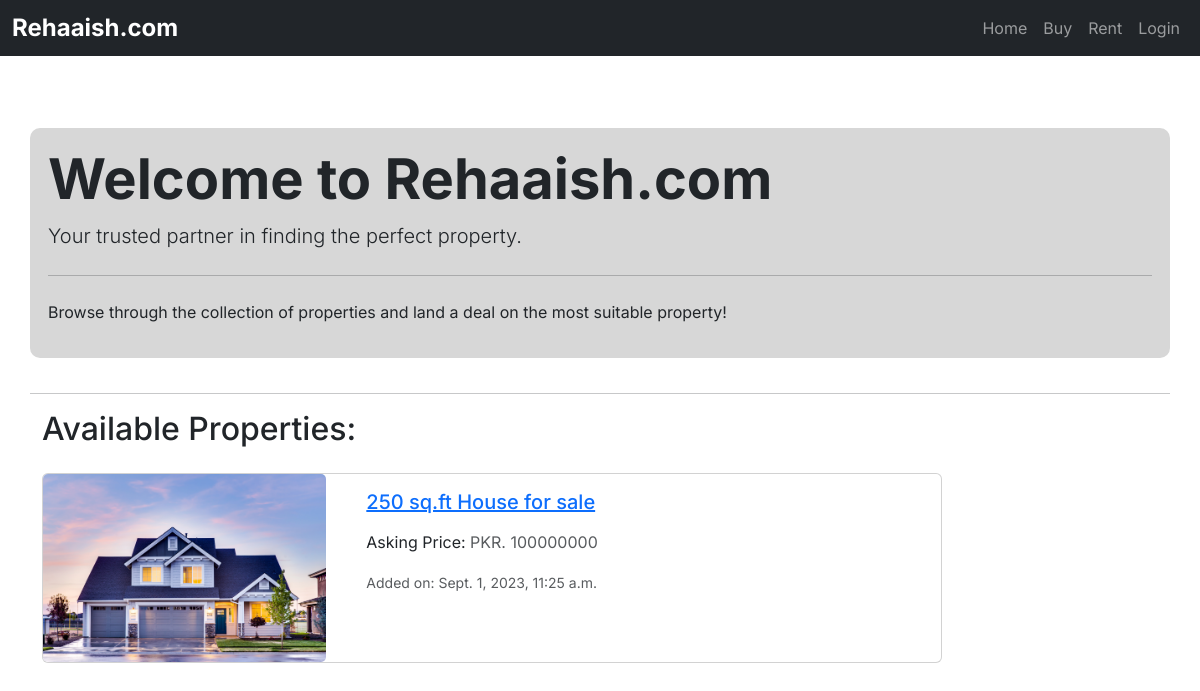
/, run on an earlier commit of the app's database.
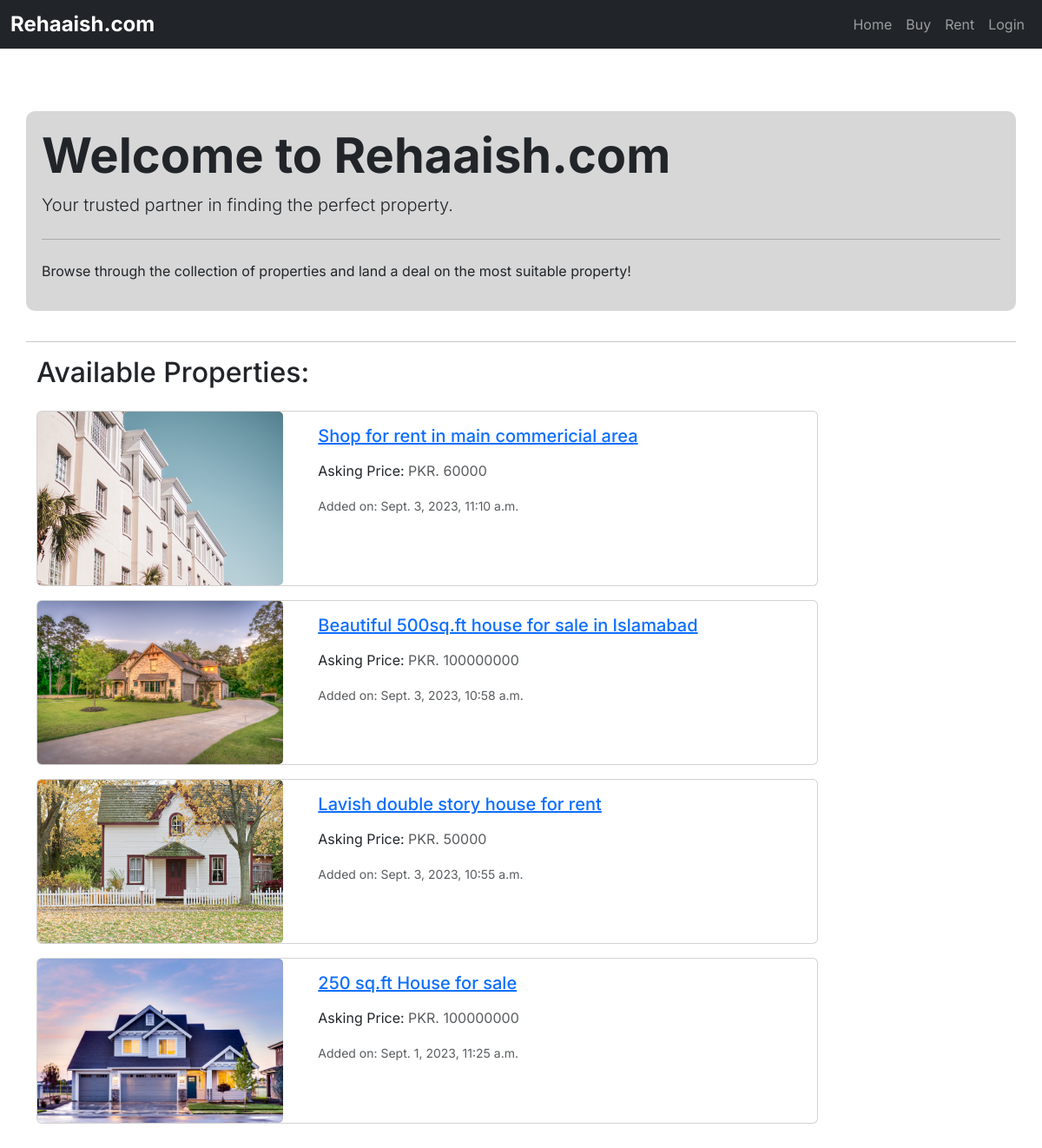
And on a later commit of the database.
### market/models.py (models this page shows, shortened)
class Property(models.Model):
    UNIT_CHOICES = [
        ("Square feet", "sq.ft"),
        ("Square meters", "sq.m"),
        ("Marla", "marla"),
        ("Kanal", "kanal"),
    ]
    SALE_CHOICES = [
        ("Sell", "Sell"),
        ("Rent", "Rent"),
    ]
    PROVINCE_CHOICES = [
        ("Sindh", "S"),
        ("Punjab", "P"),
        ("Balochistan", "B"),
        ("KPK", "K"),
    ]
    title = models.CharField(max_length=300, blank=True, null=True)
    owner = models.ForeignKey(
        settings.AUTH_USER_MODEL, on_delete=models.CASCADE, blank=True, null=True)
    type = models.ForeignKey(
        PropertyType, on_delete=models.CASCADE, related_name="property", blank=True, null=True)
    sale_type = models.CharField(
        max_length=10, choices=SALE_CHOICES, blank=True, null=True)
    address = models.CharField(max_length=500, blank=True, null=True)
    price = models.IntegerField(blank=True, null=True)
    size = models.IntegerField(blank=True, null=True)
    size_unit = models.CharField(
        choices=UNIT_CHOICES, blank=True, null=True, max_length=100)
    description = models.TextField(blank=True, null=True)
    province = models.CharField(
        choices=PROVINCE_CHOICES, max_length=40, null=True, blank=True)
    city = models.ForeignKey(
        City, on_delete=models.CASCADE, related_name="property_city", null=True, blank=True)
    area = models.ForeignKey(
        Area, on_delete=models.CASCADE, related_name="area", null=True, blank=True)
    added_at = models.DateTimeField(
        default=timezone.now, blank=True, null=True)

class PropertyImage(models.Model):
    property = models.ForeignKey(
        Property, on_delete=models.CASCADE, related_name="property_pics")
    file = models.FileField(blank=True, upload_to=property_pic_path, verbose_name="Files",
                            validators=[validate_file_size], help_text="Allowed size is 50MB", null=True)

### market/views.py (the view)
# urls.py: path('', ListingsView, name="listing"),
def ListingsView(request):
    all_listings = Property.objects.all().order_by('-added_at')
    return render(request, 'market/home.html', {'listings': all_listings})

### market/templates/market/home.html (shortened to what this page needs)
{% extends 'market/base.html' %}
{% block content %}
<section class="container mt-5">
  <div class="row">
    <div class="jumbotron" style="background-color: #d7d7d7; padding: 18px; border-radius: 10px; margin-bottom: 35px">
      <h1 class="display-4" style="font-weight: bold;">Welcome to Rehaaish.com</h1>
      <p class="lead">Your trusted partner in finding the perfect property.</p>
      <hr class="my-4">
      <p>Browse through the collection of properties and land a deal on the most suitable property!</p>
    </div>
    <hr>
    <div>
      <h2 class="mb-4">Available Properties:</h2>
      <div>
        {% for i in listings %}
            <div class="card mb-3" style="max-width: 900px;">
              <div class="row no-gutters">
                <div class="col-md-4">
                  <img src="{% if i.property_pics.first.file %}{{ i.property_pics.first.file.url }}{% else %}https://static.vecteezy.com/system/resources/previews/014/554/760/original/man-profile-negative-photo-anonymous-silhouette-human-head-businessman-worker-support-illustration-vector.jpg{% endif %}"  class="card-img img-fluid" style="object-fit: cover; height: 100%; max-height: 200px;" alt="">
                </div>
                <div class="col-md-8">
                  <div class="card-body">
                    <a href="{% url 'market:listing_data' i.id %}">
                      <h5 class="card-title">{{ i.title }}</h5>
                    </a>
                    <p class="card-text">Asking Price: <span class="text-muted">PKR. {{ i.price }}</span></p>
                    <div ><small class="text-muted">Added on: {{ i.added_at }}</small></div>
                  </div>
                </div>
              </div>
            </div>
        {% endfor %}
      </div>
    </div>
  </div>
</section>
{% endblock %}

### market/templates/market/base.html (shortened to what this page needs)
{% load static %}
<!DOCTYPE html>
<html lang="en">
  <head>
    <link href="https://cdn.jsdelivr.net/npm/bootstrap@5.3.1/dist/css/bootstrap.min.css" rel="stylesheet">
    <link rel="stylesheet" href="{% static 'css/base.css' %}">
  </head>
  <body>
    {% include 'market/header.html' %}
    <div class="p-4" style="margin-bottom: 100px;" >{% block content %} {% endblock %}</div>
  </body>
</html>

### market/templates/market/header.html (shortened to what this page needs)
<nav class="navbar navbar-expand-lg bg-dark navbar-dark">
    <div class="container-fluid">
      <a class="nav-title no-underline" href="{% url 'market:listing' %}">Rehaaish.com</a>
      <div class="collapse navbar-collapse" id="navbarNavDropdown">
        <ul class="navbar-nav">
          <li class="nav-item">
            <a class="nav-link" aria-current="page" href="{% url 'market:listing' %}">Home</a>
          </li>
          <li class="nav-item">
            <a class="nav-link" href="{% url 'market:buy' %}">Buy</a>
          </li>
          <li class="nav-item">
            <a class="nav-link" href="{% url 'market:rent' %}">Rent</a>
          </li>
          {% if user.is_authenticated %}
            <li class="nav-item">
              <a class="nav-link" href="{% url 'social:inbox' %}">Inbox</a>
            </li>
            <li class="nav-item dropdown">
              <a class="nav-link dropdown-toggle" href="#" role="button" data-bs-toggle="dropdown" aria-expanded="false">
                {{ user }}
              </a>
              <ul class="dropdown-menu is-right">
                <li><a class="dropdown-item" href="{% url 'users:profile' %}">Profile</a></li>
                <li><a class="dropdown-item" href="{% url 'users:my_listings' %}">Your listings</a></li>
                <li><a class="dropdown-item" style="color: red;" href="{% url 'users:logout' %}">Logout</a></li>
              </ul>
            </li>
          {% else %}
            <li class="nav-item">
              <a class="nav-link" href="{% url 'users:login' %}">Login</a>
            </li>
          {% endif %}
        </ul>
      </div>
    </div>
  </nav>

### static/css/base.css (style rules this page uses)
body { font-family: 'Inter', sans-serif; }
.no-underline { text-decoration: none; color: white; }
.nav-title { font-size: 1.5rem; font-weight: bold; transition: all 0.4s; }
.navbar-collapse { flex-grow: 0; }

What changed in the data, as far as the page shows it:
added Property: id.file (picture), title "Shop for rent in main commericial area", price "60000", added_at "Sept. 3, 2023, 11:10 a.m."
added Property: id.file (picture), title "Beautiful 500sq.ft house for sale in Islamabad", price "100000000", added_at "Sept. 3, 2023, 10:58 a.m."
added Property: id.file (picture), title "Lavish double story house for rent", price "50000", added_at "Sept. 3, 2023, 10:55 a.m."
